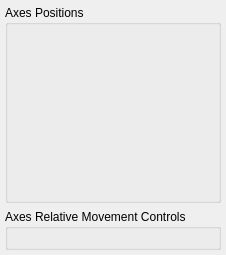
<?xml version="1.0" encoding="UTF-8"?>
<ui version="4.0">
 <class>Stage</class>
 <widget class="QWidget" name="Stage">
  <property name="geometry">
   <rect>
    <x>0</x>
    <y>0</y>
    <width>226</width>
    <height>255</height>
   </rect>
  </property>
  <property name="windowTitle">
   <string>Form</string>
  </property>
  <layout class="QVBoxLayout" name="verticalLayout">
   <property name="spacing">
    <number>6</number>
   </property>
   <property name="leftMargin">
    <number>5</number>
   </property>
   <property name="topMargin">
    <number>5</number>
   </property>
   <property name="rightMargin">
    <number>5</number>
   </property>
   <property name="bottomMargin">
    <number>5</number>
   </property>
   <item>
    <widget class="QGroupBox" name="info_group">
     <property name="sizePolicy">
      <sizepolicy hsizetype="Preferred" vsizetype="Preferred">
       <horstretch>0</horstretch>
       <verstretch>0</verstretch>
      </sizepolicy>
     </property>
     <property name="title">
      <string>Axes Positions</string>
     </property>
     <layout class="QGridLayout" name="info_layout"/>
    </widget>
   </item>
   <item>
    <widget class="QGroupBox" name="axes_group">
     <property name="sizePolicy">
      <sizepolicy hsizetype="Preferred" vsizetype="Fixed">
       <horstretch>0</horstretch>
       <verstretch>0</verstretch>
      </sizepolicy>
     </property>
     <property name="minimumSize">
      <size>
       <width>0</width>
       <height>0</height>
      </size>
     </property>
     <property name="title">
      <string>Axes Relative Movement Controls</string>
     </property>
     <layout class="QGridLayout" name="axes_layout"/>
    </widget>
   </item>
  </layout>
 </widget>
 <resources/>
 <connections/>
</ui>
